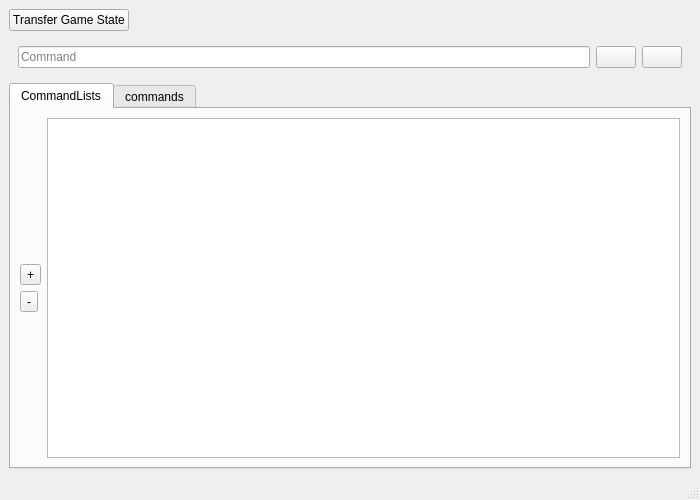
<?xml version="1.0" encoding="UTF-8"?>
<ui version="4.0">
 <class>MissionPlannerWindow</class>
 <widget class="QMainWindow" name="MissionPlannerWindow">
  <property name="geometry">
   <rect>
    <x>0</x>
    <y>0</y>
    <width>700</width>
    <height>500</height>
   </rect>
  </property>
  <property name="windowTitle">
   <string>Cosmic KSP Sim Manager</string>
  </property>
  <widget class="QWidget" name="centralwidget">
   <layout class="QVBoxLayout" name="verticalLayout">
    <item>
     <layout class="QHBoxLayout" name="headerLayout">
      <item>
       <widget class="QPushButton" name="transferGameStateBtn">
        <property name="text">
         <string>Transfer Game State</string>
        </property>
       </widget>
      </item>
      <item>
       <spacer name="horizontalSpacer">
        <property name="orientation">
         <enum>Qt::Horizontal</enum>
        </property>
        <property name="sizeHint" stdset="0">
         <size>
          <width>40</width>
          <height>20</height>
         </size>
        </property>
       </spacer>
      </item>
     </layout>
    </item>
    <item>
     <widget class="QWidget" name="cmdSendWidget" native="true">
      <layout class="QHBoxLayout" name="cmdLayout">
       <item>
        <widget class="QLineEdit" name="commandEdit">
         <property name="placeholderText">
          <string>Command</string>
         </property>
        </widget>
       </item>
       <item>
        <widget class="QPushButton" name="btnSend">
         <property name="text">
          <string/>
         </property>
         <property name="icon">
          <iconset theme="media-playback-start">
           <normaloff>.</normaloff>.</iconset>
         </property>
        </widget>
       </item>
       <item>
        <widget class="QPushButton" name="btnStop">
         <property name="text">
          <string/>
         </property>
         <property name="icon">
          <iconset theme="media-playback-stop">
           <normaloff>.</normaloff>.</iconset>
         </property>
        </widget>
       </item>
      </layout>
     </widget>
    </item>
    <item>
     <widget class="QTabWidget" name="tabWidget">
      <property name="currentIndex">
       <number>0</number>
      </property>
      <widget class="QWidget" name="commandLSequencesTab">
       <attribute name="title">
        <string>CommandLists</string>
       </attribute>
       <layout class="QHBoxLayout" name="commandListsTabLayout">
        <item>
         <layout class="QVBoxLayout" name="commandSequenceToolsLayout">
          <item>
           <spacer name="verticalSpacer">
            <property name="orientation">
             <enum>Qt::Vertical</enum>
            </property>
            <property name="sizeHint" stdset="0">
             <size>
              <width>20</width>
              <height>40</height>
             </size>
            </property>
           </spacer>
          </item>
          <item>
           <widget class="QToolButton" name="btnAddCommandSequence">
            <property name="text">
             <string>+</string>
            </property>
            <property name="icon">
             <iconset theme="list-add">
              <normaloff>.</normaloff>.</iconset>
            </property>
           </widget>
          </item>
          <item>
           <widget class="QToolButton" name="btnRemoveCommandSequence">
            <property name="text">
             <string>-</string>
            </property>
            <property name="icon">
             <iconset theme="list-remove">
              <normaloff>.</normaloff>.</iconset>
            </property>
           </widget>
          </item>
          <item>
           <spacer name="verticalSpacer_2">
            <property name="orientation">
             <enum>Qt::Vertical</enum>
            </property>
            <property name="sizeHint" stdset="0">
             <size>
              <width>20</width>
              <height>40</height>
             </size>
            </property>
           </spacer>
          </item>
         </layout>
        </item>
        <item>
         <widget class="QListView" name="commandSequencesView"/>
        </item>
       </layout>
      </widget>
      <widget class="QWidget" name="commandsTab">
       <attribute name="title">
        <string>commands</string>
       </attribute>
       <layout class="QHBoxLayout" name="commandsTabLayout">
        <item>
         <layout class="QVBoxLayout" name="commandToolsLayout">
          <item>
           <spacer name="verticalSpacer_3">
            <property name="orientation">
             <enum>Qt::Vertical</enum>
            </property>
            <property name="sizeHint" stdset="0">
             <size>
              <width>20</width>
              <height>40</height>
             </size>
            </property>
           </spacer>
          </item>
          <item>
           <widget class="QToolButton" name="btnAddCommand">
            <property name="text">
             <string>+</string>
            </property>
            <property name="icon">
             <iconset theme="list-add">
              <normaloff>.</normaloff>.</iconset>
            </property>
           </widget>
          </item>
          <item>
           <widget class="QToolButton" name="btnRemoveCommand">
            <property name="text">
             <string>-</string>
            </property>
            <property name="icon">
             <iconset theme="list-remove">
              <normaloff>.</normaloff>.</iconset>
            </property>
           </widget>
          </item>
          <item>
           <spacer name="verticalSpacer_4">
            <property name="orientation">
             <enum>Qt::Vertical</enum>
            </property>
            <property name="sizeHint" stdset="0">
             <size>
              <width>20</width>
              <height>40</height>
             </size>
            </property>
           </spacer>
          </item>
         </layout>
        </item>
        <item>
         <widget class="QListView" name="commandsView"/>
        </item>
       </layout>
      </widget>
     </widget>
    </item>
   </layout>
  </widget>
  <widget class="QMenuBar" name="menubar">
   <property name="geometry">
    <rect>
     <x>0</x>
     <y>0</y>
     <width>700</width>
     <height>21</height>
    </rect>
   </property>
  </widget>
  <widget class="QStatusBar" name="statusbar"/>
 </widget>
 <resources/>
 <connections/>
</ui>
